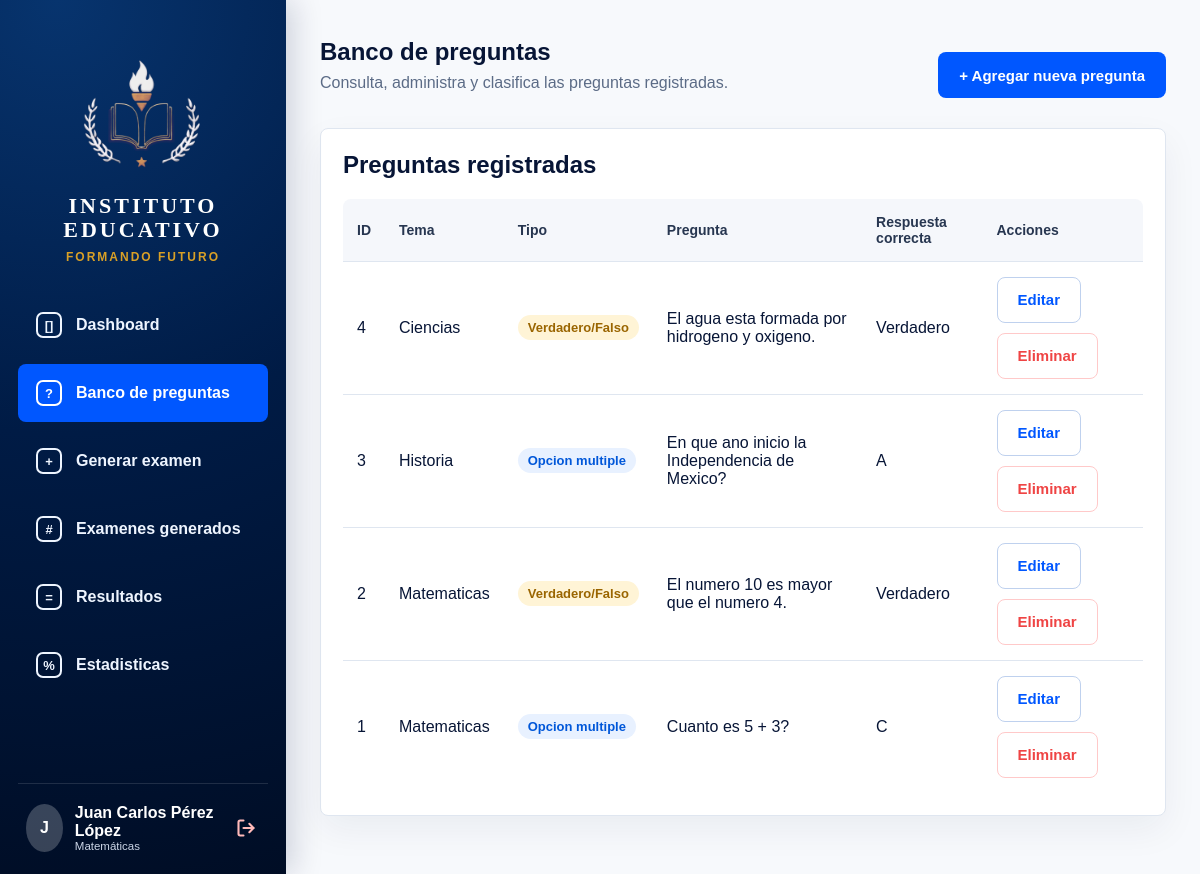
Page /preguntas.php (signed in) on the committed database.
### tables this page shows
CREATE TABLE preguntas (
    id_pregunta INT AUTO_INCREMENT PRIMARY KEY,
    id_tema INT NOT NULL,
    tipo ENUM('opcion_multiple', 'verdadero_falso') NOT NULL,
    enunciado TEXT NOT NULL,
    opcion_a VARCHAR(255) NULL,
    opcion_b VARCHAR(255) NULL,
    opcion_c VARCHAR(255) NULL,
    opcion_d VARCHAR(255) NULL,
    respuesta_correcta VARCHAR(20) NOT NULL,
    fecha_creacion TIMESTAMP DEFAULT CURRENT_TIMESTAMP,
    FOREIGN KEY (id_tema) REFERENCES temas(id_tema)
        ON UPDATE CASCADE
        ON DELETE CASCADE
);

CREATE TABLE temas (
    id_tema INT AUTO_INCREMENT PRIMARY KEY,
    nombre VARCHAR(100) NOT NULL,
    descripcion TEXT NULL,
    fecha_creacion TIMESTAMP DEFAULT CURRENT_TIMESTAMP
);

### preguntas.php (the view)
<?php
include 'config/conexion.php';
include 'includes/header.php';
$consulta = "
    SELECT
        preguntas.id_pregunta,
        preguntas.tipo,
        preguntas.enunciado,
        preguntas.respuesta_correcta,
        preguntas.fecha_creacion,
        temas.nombre AS tema
    FROM preguntas
    INNER JOIN temas ON preguntas.id_tema = temas.id_tema
    ORDER BY preguntas.id_pregunta DESC
";
$resultado = mysqli_query($conexion, $consulta);
?>
<div class="page-head">
    <div>
        <h1>Banco de preguntas</h1>
        <p>Consulta, administra y clasifica las preguntas registradas.</p>
    </div>
    <a class="boton" href="agregar_pregunta.php">+ Agregar nueva pregunta</a>
</div>
<section class="tarjeta">
    <h2>Preguntas registradas</h2>
    <?php if ($resultado && mysqli_num_rows($resultado) > 0) { ?>
        <table>
            <thead>
                <tr>
                    <th>ID</th>
                    <th>Tema</th>
                    <th>Tipo</th>
                    <th>Pregunta</th>
                    <th>Respuesta correcta</th>
                    <th>Acciones</th>
                </tr>
            </thead>
            <tbody>
                <?php while ($pregunta = mysqli_fetch_assoc($resultado)) { ?>
                    <tr>
                        <td><?php echo $pregunta['id_pregunta']; ?></td>
                        <td><?php echo htmlspecialchars($pregunta['tema']); ?></td>
                        <td>
                            <?php
                            if ($pregunta['tipo'] == 'opcion_multiple') {
                                echo '<span class="badge badge-azul">Opcion multiple</span>';
                            } else {
                                echo '<span class="badge badge-amarillo">Verdadero/Falso</span>';
                            }
                            ?>
                        </td>
                        <td><?php echo htmlspecialchars($pregunta['enunciado']); ?></td>
                        <td><?php echo htmlspecialchars($pregunta['respuesta_correcta']); ?></td>
                        <td>
                            <div class="acciones">
                                <a class="boton boton-secundario" href="editar_pregunta.php?id=<?php echo $pregunta['id_pregunta']; ?>">Editar</a>
                                <a class="boton boton-peligro" href="eliminar_pregunta.php?id=<?php echo $pregunta['id_pregunta']; ?>" onclick="return confirmarEliminacion();">Eliminar</a>
                            </div>
                        </td>
                    </tr>
                <?php } ?>
            </tbody>
        </table>
    <?php } else { ?>
        <p>No hay preguntas registradas.</p>
    <?php } ?>
</section>
<?php include 'includes/footer.php'; ?>

### includes/header.php (shortened to what this page needs)
<?php
$pagina_actual = basename($_SERVER['PHP_SELF']);
function menu_activo($archivo, $pagina_actual)
{
    return $archivo == $pagina_actual ? ' activo' : '';
}
?>
<!DOCTYPE html>
<html lang="es">
<head>
    <link rel="stylesheet" href="css/estilos.css">
</head>
<body>
    <div class="app">
        <aside class="sidebar">
            <div class="marca">
                <div style="display: flex; justify-content: center; margin-bottom: 12px;">
                    <img src="imagenes/Logo.png" alt="Logo Instituto" style="width: 300px; height: auto; mix-blend-mode: lighten;">
                </div>
                <div class="marca-texto">
                    <strong>INSTITUTO<br>EDUCATIVO</strong>
                    <span>FORMANDO FUTURO</span>
                </div>
            </div>
            <nav class="menu">
                <a class="<?php echo menu_activo('dashboard.php', $pagina_actual); ?>" href="dashboard.php">
                    <span class="menu-icono">[]</span> Dashboard
                </a>
                <a class="<?php echo menu_activo('preguntas.php', $pagina_actual) . menu_activo('agregar_pregunta.php', $pagina_actual) . menu_activo('editar_pregunta.php', $pagina_actual); ?>" href="preguntas.php">
                    <span class="menu-icono">?</span> Banco de preguntas
                </a>
                <a class="<?php echo menu_activo('generar_examen.php', $pagina_actual); ?>" href="generar_examen.php">
                    <span class="menu-icono">+</span> Generar examen
                </a>
                <a class="<?php echo menu_activo('examenes_generados.php', $pagina_actual) . menu_activo('examen.php', $pagina_actual); ?>" href="examenes_generados.php">
                    <span class="menu-icono">#</span> Examenes generados
                </a>
                <a class="<?php echo menu_activo('resultados.php', $pagina_actual) . menu_activo('resultado.php', $pagina_actual); ?>" href="resultados.php">
                    <span class="menu-icono">=</span> Resultados
                </a>
                <a class="<?php echo menu_activo('estadisticas.php', $pagina_actual); ?>" href="estadisticas.php">
                    <span class="menu-icono">%</span> Estadisticas
                </a>
            </nav>
            <div class="perfil" style="justify-content: space-between; width: 100%;">
                <div style="display: flex; align-items: center; gap: 12px;">
                    <div class="avatar">
                        <?php
                        $nombre_prof = $_SESSION['profesor_nombre'] ?? 'Profesor';
                        echo htmlspecialchars(strtoupper(substr($nombre_prof, 0, 1)));
                        ?>
                    </div>
                    <div>
                        <strong><?php echo htmlspecialchars($nombre_prof); ?></strong>
                        <span style="font-size: 11.5px; color: #cbd6e7;"><?php echo htmlspecialchars($_SESSION['profesor_materia'] ?? 'Docente'); ?></span>
                    </div>
                </div>
                <a href="logout.php" title="Cerrar sesión" style="color: #ffbaba; display: flex; align-items: center; text-decoration: none; padding: 4px; transition: color 0.15s;" onmouseover="this.style.color='#ff6b6b'" onmouseout="this.style.color='#ffbaba'">
                    <svg width="20" height="20" viewBox="0 0 24 24" fill="none" stroke="currentColor" stroke-width="2.5" stroke-linecap="round" stroke-linejoin="round">
                        <path d="M9 21H5a2 2 0 0 1-2-2V5a2 2 0 0 1 2-2h4"></path>
                        <polyline points="16 17 21 12 16 7"></polyline>
                        <line x1="21" y1="12" x2="9" y2="12"></line>
                    </svg>
                </a>
            </div>
        </aside>
        <main class="contenido">

### includes/footer.php (shortened to what this page needs)
        </main>
    </div>
</body>
</html>

### css/estilos.css (style rules this page uses)
:root { --azul-900: #001b45; --azul-800: #002b68; --azul-600: #0057ff; --azul-100: #eef5ff; --texto: #071536; --muted: #5b6b86; --linea: #dfe6f0; --fondo: #f7f9fc; --verde: #34b45a; --amarillo: #f5b316; --rojo: #ef4444; --morado: #8b35df; }
* { box-sizing: border-box; }
body { margin: 0; font-family: Arial, Helvetica, sans-serif; background: var(--fondo); color: var(--texto); }
a { color: inherit; }
.app { display: flex; min-height: 100vh; }
.sidebar { position: fixed; inset: 0 auto 0 0; width: 286px; background: radial-gradient(circle at 20% 0%, #07346e 0, var(--azul-900) 48%, #000d25 100%); color: #fff; display: flex; flex-direction: column; padding: 30px 18px 22px; box-shadow: 8px 0 28px rgba(0, 20, 60, 0.16); }
.marca { text-align: center; padding: 6px 0 32px; }
.marca-texto strong { display: block; font-family: Georgia, "Times New Roman", serif; font-size: 22px; line-height: 1.1; letter-spacing: 3px; }
.marca-texto span { display: block; color: #d9a026; font-size: 12px; font-weight: 700; letter-spacing: 2px; margin-top: 8px; }
.menu { display: grid; gap: 10px; }
.menu a { display: flex; align-items: center; gap: 14px; min-height: 58px; padding: 0 18px; border-radius: 8px; color: #eef5ff; text-decoration: none; font-weight: 700; }
.menu a:hover, .menu a.activo { background: var(--azul-600); color: #fff; }
.menu-icono { width: 26px; height: 26px; border: 2px solid currentColor; border-radius: 7px; display: grid; place-items: center; font-size: 13px; font-weight: 800; }
.perfil { margin-top: auto; display: flex; align-items: center; gap: 12px; padding: 20px 8px 0; border-top: 1px solid rgba(255, 255, 255, 0.12); }
.avatar { width: 48px; height: 48px; border-radius: 50%; display: grid; place-items: center; background: rgba(255, 255, 255, 0.22); font-weight: 800; }
.perfil strong, .perfil span { display: block; }
.perfil span { color: #cbd6e7; }
.contenido { flex: 1; margin-left: 286px; padding: 38px 34px; }
.page-head { display: flex; justify-content: space-between; align-items: flex-start; gap: 20px; margin-bottom: 30px; }
.page-head h1, .page-head h2 { margin: 0; color: var(--texto); font-size: 24px; line-height: 1.15; }
.page-head p, .subtitulo { color: var(--muted); margin: 8px 0 0; font-size: 16px; }
.tarjeta, form { background: #fff; border: 1px solid var(--linea); border-radius: 8px; padding: 22px; margin-bottom: 20px; box-shadow: 0 14px 36px rgba(22, 38, 70, 0.06); }
.tarjeta h2, .tarjeta h3 { margin-top: 0; }
table { width: 100%; border-collapse: collapse; background: #fff; overflow: hidden; border-radius: 8px; }
th, td { border-bottom: 1px solid var(--linea); padding: 15px 14px; text-align: left; vertical-align: middle; }
th { background: #f5f7fb; color: #273650; font-size: 14px; }
tr:last-child td { border-bottom: 0; }
.boton, button, input[type="submit"] { display: inline-flex; align-items: center; justify-content: center; gap: 10px; min-height: 46px; border: 1px solid transparent; border-radius: 8px; background: var(--azul-600); color: #fff; padding: 0 20px; margin-top: 14px; font-size: 15px; font-weight: 800; text-decoration: none; cursor: pointer; }
.boton-secundario { background: #fff; color: var(--azul-600); border-color: #bfd1ee; }
.boton-peligro { background: #fff; color: var(--rojo); border-color: #ffc9c9; }
.acciones { display: flex; flex-wrap: wrap; gap: 10px; }
.acciones .boton { margin-top: 0; }
.badge { display: inline-flex; align-items: center; border-radius: 999px; padding: 5px 10px; font-size: 13px; font-weight: 800; }
.badge-azul { background: #e8f1ff; color: #0057d9; }
.badge-amarillo { background: #fff4d6; color: #9a6500; }

### rows in the picture
preguntas: id_pregunta "4", id_tema.nombre "Ciencias", tipo "Verdadero/Falso", enunciado "El agua esta formada por hidrogeno y oxigeno.", respuesta_correcta "Verdadero"
preguntas: id_pregunta "3", id_tema.nombre "Historia", tipo "Opcion multiple", enunciado "En que ano inicio la Independencia de Mexico?", respuesta_correcta "A"
preguntas: id_pregunta "2", id_tema.nombre "Matematicas", tipo "Verdadero/Falso", enunciado "El numero 10 es mayor que el numero 4.", respuesta_correcta "Verdadero"
preguntas: id_pregunta "1", id_tema.nombre "Matematicas", tipo "Opcion multiple", enunciado "Cuanto es 5 + 3?", respuesta_correcta "C"

### other values in the picture
substr($nombre_prof, 0, 1) "J"
$nombre_prof "Juan Carlos Pérez López"
$_SESSION['profesor_materia'] "Matemáticas"
